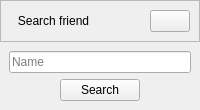
     <widget class="QCustomSlideMenu" name="centerMenuContainer" native="true">
      <property name="minimumSize">
       <size>
        <width>200</width>
        <height>0</height>
       </size>
      </property>
      <layout class="QVBoxLayout" name="verticalLayout_6">
       <property name="spacing">
        <number>0</number>
       </property>
       <property name="leftMargin">
        <number>0</number>
       </property>
       <property name="topMargin">
        <number>0</number>
       </property>
       <property name="rightMargin">
        <number>0</number>
       </property>
       <property name="bottomMargin">
        <number>0</number>
       </property>
       <item alignment="Qt::AlignLeft">
        <widget class="QWidget" name="centerMenuSubContainer" native="true">
         <property name="minimumSize">
          <size>
           <width>200</width>
           <height>0</height>
          </size>
         </property>
         <layout class="QVBoxLayout" name="verticalLayout_7">
          <property name="spacing">
           <number>0</number>
          </property>
          <property name="leftMargin">
           <number>0</number>
          </property>
          <property name="topMargin">
           <number>0</number>
          </property>
          <property name="rightMargin">
           <number>0</number>
          </property>
          <property name="bottomMargin">
           <number>0</number>
          </property>
          <item alignment="Qt::AlignBottom">
           <widget class="QFrame" name="frame_4">
            <property name="frameShape">
             <enum>QFrame::StyledPanel</enum>
            </property>
            <property name="frameShadow">
             <enum>QFrame::Raised</enum>
            </property>
            <layout class="QHBoxLayout" name="horizontalLayout_2">
             <item>
              <widget class="QLabel" name="label">
               <property name="text">
                <string>Search friend</string>
               </property>
               <property name="alignment">
                <set>Qt::AlignCenter</set>
               </property>
              </widget>
             </item>
             <item alignment="Qt::AlignRight">
              <widget class="QPushButton" name="closeMoreMenu">
               <property name="toolTip">
                <string>Close Menu</string>
               </property>
               <property name="text">
                <string />
               </property>
               <property name="icon">
                <iconset resource="../Qss/icons/_icons.qrc">
                 <normaloff>:/feather/icons/feather/window_close.png</normaloff>:/feather/icons/feather/window_close.png</iconset>
               </property>
               <property name="iconSize">
                <size>
                 <width>16</width>
                 <height>16</height>
                </size>
               </property>
              </widget>
             </item>
            </layout>
           </widget>
          </item>
          <item>
           <widget class="QStackedWidget" name="stackedWidget_3">
            <property name="maximumSize">
             <size>
              <width>16777215</width>
              <height>200</height>
             </size>
            </property>
            <property name="currentIndex">
             <number>0</number>
            </property>
            <widget class="QWidget" name="page_2">
             <property name="maximumSize">
              <size>
               <width>16777215</width>
               <height>200</height>
              </size>
             </property>
             <layout class="QVBoxLayout" name="verticalLayout_8">
              <item>
               <widget class="QLineEdit" name="friendName">
                <property name="placeholderText">
                 <string>Name</string>
                </property>
               </widget>
              </item>
              <item alignment="Qt::AlignHCenter">
               <widget class="QPushButton" name="search">
                <property name="maximumSize">
                 <size>
                  <width>90</width>
                  <height>16777215</height>
                 </size>
                </property>
                <property name="text">
                 <string>Search</string>
                </property>
                <property name="icon">
                 <iconset resource="../Qss/icons/_icons.qrc">
                  <normaloff>:/feather/icons/feather/search.png</normaloff>:/feather/icons/feather/search.png</iconset>
                </property>
               </widget>
              </item>
             </layout>
            </widget>
           </widget>
          </item>
         </layout>
        </widget>
       </item>
      </layout>
     </widget>
